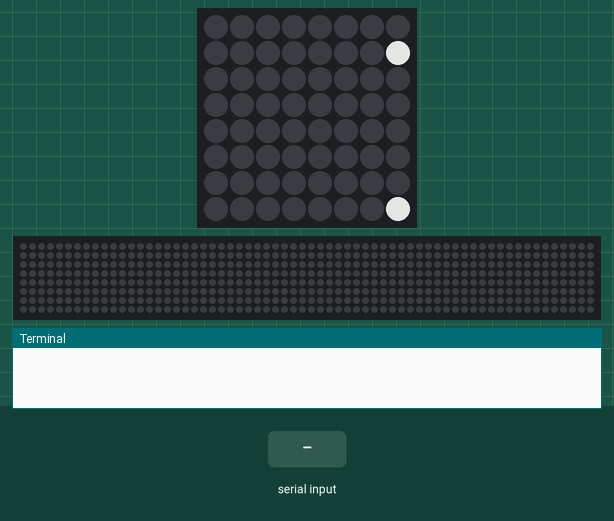
This program was run on a simulated Raspberry Pi (BCM pin numbers) with a Sense HAT. On the bench: the Sense HAT's 8×8 RGB LED matrix, a strip that is not on the board, showing the scrolling text unrolled, the last lines printed to the terminal. The test bench sets the inputs (shaded band). Dim RGB values are drawn brighter than linear; the 64×8 strip is a reading aid, not a part: it shows the text the matrix is scrolling, unrolled, one strip-width of it at a time; threads take turns every 2 ms. At 1.3 s the program stops and its outputs stay as they are.

Above: at 0.17 s.
At 1.2 s:
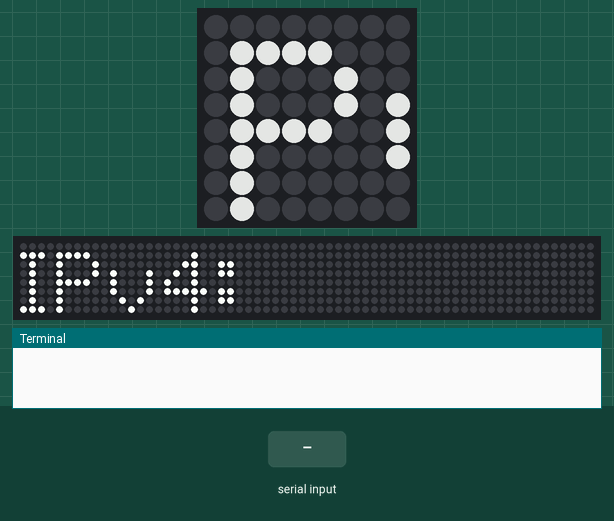
1.3 s: "1" typed at the terminal, then Enter
At 1.7 s:
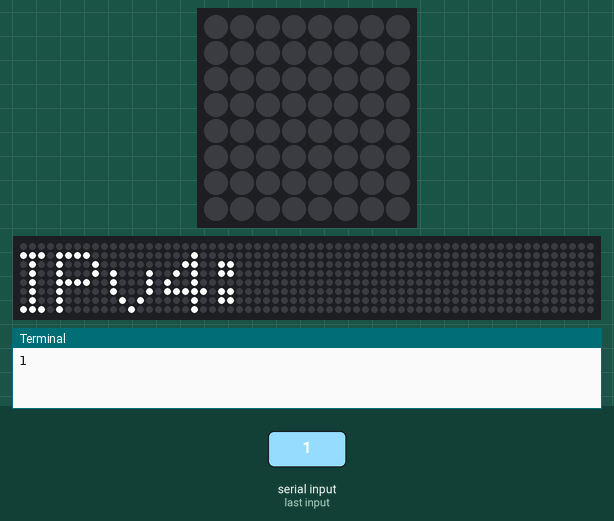
Timing chart, 0 to 2.8 s (numbered marks = the images above; inputs shaded):
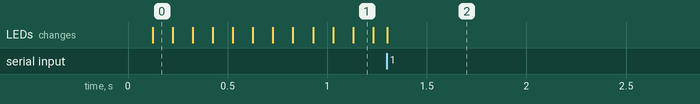

The program:

ip.py
```python
import sys, socket, sense_hat, threading

sense = sense_hat.SenseHat()


class _IP(object):  # (object) for Python2-compatibility

    @property
    def IP_address(self):
        """Get IP address: Returns either a string containing the IP
        address or the special value None.
        """
        try:
            s = socket.socket(self.socket_family, socket.SOCK_DGRAM)
            s.connect(self.external_IP_and_port)
            answer = s.getsockname()
            s.close()
            return answer[0] if answer else None
        except socket.error:
            return None

    def display_IP_address(self):
        """Print IP address on Sense Hat display"""
        sense.show_message(self.description + ": " + str(self.IP_address))


class IPv4(_IP):
    # I think no actual network communication occurs, so the actual address
    # in external_IP_and_port is moot unless unroutable,
    external_IP_and_port = ('198.41.0.4', 53)  # a.root-servers.net
    socket_family = socket.AF_INET
    description = "IPv4"


class IPv6(_IP):
    # I think no actual network communication occurs, so the actual address
    # in external_IP_and_port is moot unless unroutable,
    external_IP_and_port = ('2001:503:ba3e::2:30', 53)  # a.root-servers.net
    socket_family = socket.AF_INET6
    description = "IPv6"


def main_loop():
    sense.low_light = True
    sense.set_rotation(90)
    sense.clear()
    while True:
        # Get IP address on each iteration since its value may change
        IPv4().display_IP_address()
        #IPv6().display_IP_address()
        #sense.show_message("...Press joystick button to quit...")


if __name__ == '__main__':
    display_thread = threading.Thread(target=main_loop)
    # setting .daemon to True to stop waiting for the remaining SenseHat text,
    display_thread.daemon = True
    display_thread.start()
    try:
        # The Sense Hat's joystick button is mapped to the Return key so,
        user_input = sys.stdin.readline()
    except KeyboardInterrupt:
        pass  # Just drop through to tidy-up/exit
    sense.clear()
```

Measured:
- after the input at 1.3 s, the LEDs: change at once (image 2)
